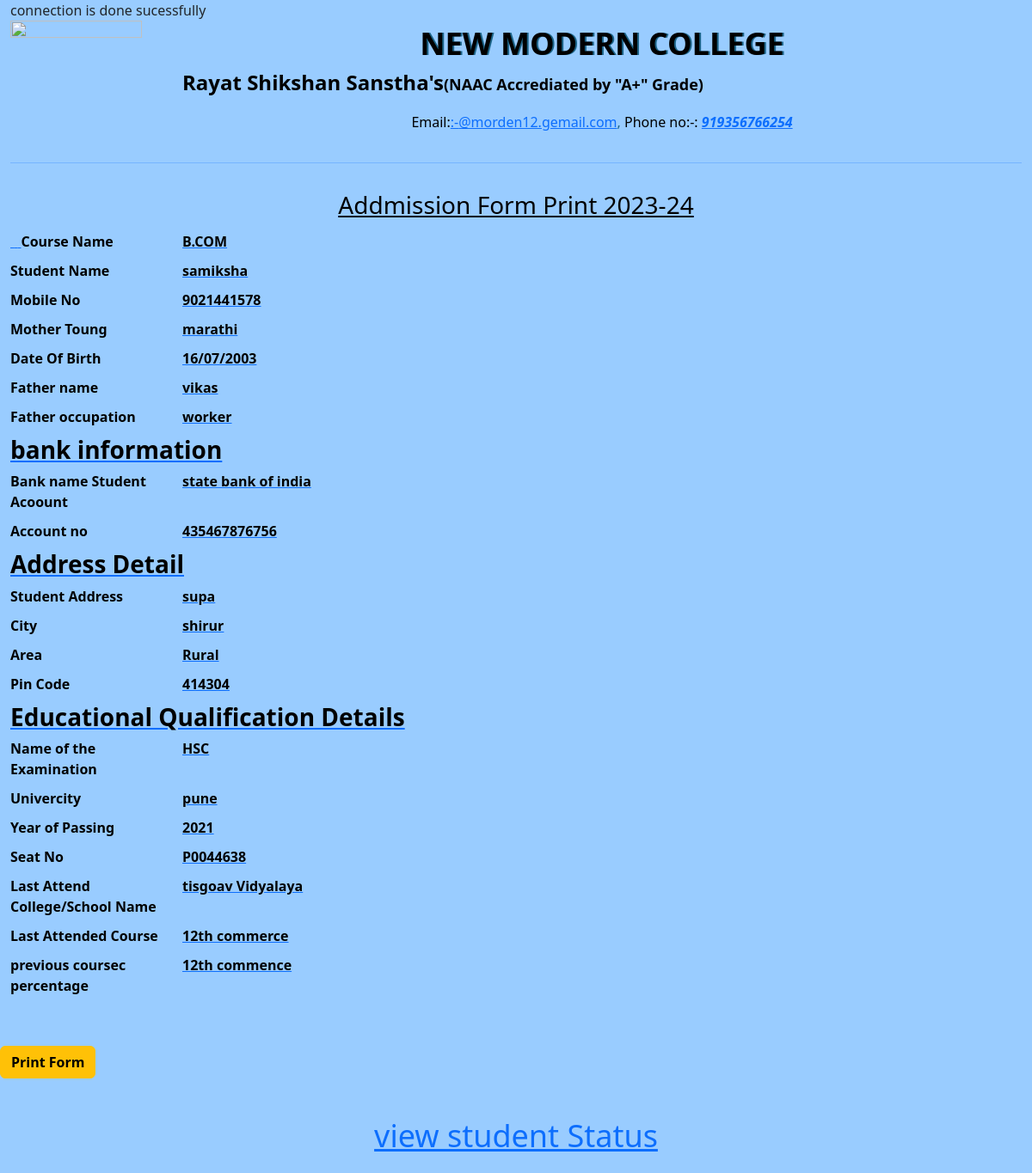
/addmissionview.php, run on the app's committed database.
### tables this page shows
CREATE TABLE `addmission` (
  `admid` int(11) NOT NULL,
  `acadamic` text NOT NULL,
  `course` text NOT NULL,
  `name` text NOT NULL,
  `fname` text NOT NULL,
  `surname` text NOT NULL,
  `mno` text NOT NULL,
  `cast` text NOT NULL,
  `religion` text NOT NULL,
  `category` text NOT NULL,
  `nationality` text NOT NULL,
  `collagea` text NOT NULL,
  `mothert` text NOT NULL,
  `placebirth` text NOT NULL,
  `datebirth` text NOT NULL,
  `bankpassbook` text NOT NULL,
  `bankname` text NOT NULL,
  `branch` text NOT NULL,
  `accountno` text NOT NULL,
  `ifscode` text NOT NULL,
  `fathern` text NOT NULL,
  `mothern` text NOT NULL,
  `annualincome` text NOT NULL,
  `foccupation` text NOT NULL,
  `moccupation` text NOT NULL,
  `fno` text NOT NULL,
  `mno1` text NOT NULL,
  `localgurdain` text NOT NULL,
  `gurdainadd` text NOT NULL,
  `gurdainrelationship` text NOT NULL,
  `gurdaino` text NOT NULL,
  `peraddress` text NOT NULL,
  `percountry` text NOT NULL,
  `perstate` text NOT NULL,
  `percity` text NOT NULL,
  `perarea` text NOT NULL,
  `perpincode` text NOT NULL,
  `address` text NOT NULL,
  `examname` text NOT NULL,
  `university` text NOT NULL,
  `institutename1` text NOT NULL,
  `month` text NOT NULL,
  `year` text NOT NULL,
  `precentage` text NOT NULL,
  `seatno` text NOT NULL,
  `marksystem` text NOT NULL,
  `prevcourse` text NOT NULL,
  `precoursename` text NOT NULL,
  `institutename` text NOT NULL,
  `university1` text NOT NULL,
  `passingmonth` text NOT NULL,
  `passingyear` text NOT NULL,
  `seatno1` text NOT NULL,
  `residance` text NOT NULL,
  `attempt` text NOT NULL,
  `marksystem1` text NOT NULL,
  `udias` text NOT NULL,
  `eligibility` text NOT NULL,
  `prnno` text NOT NULL,
  `status` text NOT NULL
);

### addmissionview.php (the view, shortened to what this page needs)
<!DOCTYPE html>
<html>
<head>
 <link href="https://cdn.jsdelivr.net/npm/bootstrap@5.2.0/dist/css/bootstrap.min.css" rel="stylesheet">
<link rel="stylesheet" type="text/css" href="style.css">
<meta http-equiv="Content-Type" content="text/html; charset=utf-8"></head>
<body>
<div class="container-fluid">
<?php
include('../database/dbcon.php');
         $sql="SELECT * from addmission WHERE name='samiksha'";
          $query= $con->query($sql);
			$row = $query->fetch_assoc()
    	 ?>
         <div class="row">
          <div class="col-2">
              <td width="152" height="153"><img src="../image/41.png" width="153" height="149"  class="img-fluid">          </div>
           <div class="col">
              <div class="main-heading"><span class="style19">NEW MODERN COLLEGE</span></div>
     <p class="sub-heading"><span class="style21">Rayat Shikshan Sanstha's<span class="style10">(NAAC Accrediated by &quot;A+&quot; Grade)</span></span></p>
         <p class="email"> <span class="style22">Email:<a href=" mailto:@morden12.gemail.com">:-</a></span><a href=" mailto:@morden12.gemail.com">@morden12.gemail.com</a>, <span class="style22">Phone no:-:</span> <span class="style8"><a href="tel:+919356766254">919356766254</a></span><a href="tel:+919356766254"></p>
          </div>
          <div class="col-sm-12">
            <hr class="hrcls">
          </div>
      </div>
      <div class="row">
  <div class="col-sm-2">  </div>
  <div class="col-sm-8" style="text-align: center;padding-bottom: 5px;">
   <h3 class="style22"> <u>Addmission Form Print 2023-24</u></h3>
  </div>
  <div class="col-sm-2">  </div>
  </div>
<div class="row">
    <div class="col-6">
      <div class="form-group row">
   <div class="col-4"> <span class="style23">
     </span>
     <label class="lable"><div align="center">
       <div align="left" class="style22 style22">
         <div align="left"><span class="style28 style22">Course Name</span></div>
       </div>
     </div>
       </label>
     </span></div>
   </div>
     <div class="col-8 style22 style29">
       <div align="left"><?php echo $row['course']; ?> </div>
     </div>
    </div>
      <div class="form-group row style22 style30">
   <div class="col-4">
      <label class="lable">
      <div align="left">Student Name
        </label>
      </div>
   </div>
     <div class="col-8">
       <div align="left"><?php echo $row['name']; ?>    </div>
     </div>
    </div>
    <div class="form-group row style22 style31">
   <div class="col-4">
      <label class="lable">
      <div align="left">Mobile No
        </label>
      </div>
   </div>
     <div class="col-8">
       <div align="left"><?php echo $row['mno']; ?>    </div>
     </div>
    </div>
    <div class="form-group row style22 style32">
   <div class="col-4">
      <label class="lable">
      <div align="left">Mother Toung
        </label>
      </div>
   </div>
     <div class="col-8">
       <div align="left"><?php echo $row['mothert']; ?>    </div>
     </div>
    <div class="form-group row style22 style33">
   <div class="col-4">
      <label class="lable">
      <div align="left">Date Of Birth
        </label>
      </div>
   </div>
     <div class="col-8">
       <div align="left"><?php echo $row['datebirth']; ?>    </div>
     </div>
	<div class="form-group row style22 style34">
   <div class="col-4">
      <label class="lable">
      <div align="left">Father name</div>
      </label>
    </div>
     <div class="col-8">
       <div align="left"><?php echo $row['fathern']; ?>    </div>
     </div>
    </div>
	<div class="form-group row style22 style35">
   <div class="col-4">
      <label class="lable">
      <div align="left">Father occupation</div>
      </label>
    </div>
     <div class="col-8">
       <div align="left"><?php echo $row['foccupation']; ?>    </div>
     </div>
    </div>
		<h3 align="left" class="style28">bank information</h3>
    <div class="form-group row style22 style36">
   <div class="col-4">
      <label class="lable">
      <div align="left">Bank name Student Acoount
        </label>
      </div>
   </div>
     <div class="col-8">
       <div align="left"><?php echo $row['bankpassbook']; ?>    </div>
     </div>
    <div class="form-group row style22 style37">
   <div class="col-4">
      <label class="lable">
      <div align="left">Account no
        </label>
      </div>
   </div>
     <div class="col-8">
       <div align="left"><?php echo $row['accountno']; ?>    </div>
     </div>
	<h3 align="left" class="style28">Address Detail</h3>
<div class="form-group row style22 style38">
   <div class="col-4">
      <label class="lable">
      <div align="left">Student Address
        </label>
      </div>
   </div>
     <div class="col-8" required>
       <div align="left"><?php echo $row['gurdainadd']; ?>    </div>
     </div>
<div class="form-group row style22 style39">
   <div class="col-4">
      <label class="lable">
      <div align="left">City
        </label>
      </div>
   </div>
     <div class="col-8">
            <div align="left"><?php echo $row['percity']; ?>    </div>
     </div>
	<div class="form-group row style22 style40">
   <div class="col-4">
      <label class="lable">
      <div align="left">Area</div>
      </label>
    </div>
     <div class="col-8">
       <div align="left"><?php echo $row['perarea']; ?>    </div>
     </div>
    </div>
	<div class="form-group row style22 style41">
   <div class="col-4">
      <label class="lable">
      <div align="left">Pin Code</div>
      </label>
    </div>
     <div class="col-8">
       <div align="left"><?php echo $row['perpincode']; ?>    </div>
     </div>
    </div>
	<h3 align="left" class="style28">Educational Qualification Details</h3>
	<div class="form-group row style22 style42">
   <div class="col-4">
   <label class="lable">
   <div align="left">Name of the Examination</div>
   </label>
    </div>
     <div class="col-8">
       <div align="left"><?php echo $row['examname']; ?>    </div>
     </div>
    </div>
	<div class="form-group row style22 style43">
   <div class="col-4">
   <label class="lable">
   <div align="left">Univercity</div>
   </label>
    </div>
     <div class="col-8">
       <div align="left"><?php echo $row['university']; ?>    </div>
     </div>
    </div>
	<div class="form-group row style22 style44">
   <div class="col-4">
   <label class="lable">
   <div align="left">Year of Passing</div>
   </label>
    </div>
     <div class="col-8">
       <div align="left"><?php echo $row['year']; ?>    </div>
     </div>
    </div>
	<div class="form-group row style22 style45">
   <div class="col-4">
   <label class="lable">
   <div align="left">Seat No</div>
   </label>
    </div>
     <div class="col-8">
       <div align="left"><?php echo $row['seatno']; ?>    </div>
     </div>
    </div>
	<div class="form-group row style22 style46">
   <div class="col-4">
      <label class="lable">
      <div align="left">Last Attend College/School Name</div>
      </label>
    </div>
     <div class="col-8">
       <div align="left"><?php echo $row['institutename']; ?>    </div>
     </div>
    </div>
	<div class="form-group row style22 style47">
   <div class="col-4">
      <label class="lable">
      <div align="left">Last Attended Course</div>
      </label>
    </div>
     <div class="col-8">
       <div align="left"><?php echo $row['precoursename']; ?>    </div>
     </div>
    </div>
	<div class="form-group row style22 style47">
   <div class="col-4">
      <label class="lable">
      <div align="left">previous coursec percentage</div>
      </label>
    </div>
     <div class="col-8">
       <div align="left"><?php echo $row['precentage']; ?>    </div>
     </div>
    </div>
	<div class="form-group row style22 style48">
   <div class="col-4">
      </div>
     <div class="col-8"></div>
    </div>
<div align="left">
  <button type="button" class="btn btn-warning style22 style53" id="printbtn" onClick="window.print()">Print Form</button>
  <p class="style22"><strong><br>
</div>
  <p align="center" class="style54"><a href="status.php">view student Status </a></p>
</body>
</html>

### style.css (style rules this page uses)
label { display: inline-block; max-width: 100% !important; margin-bottom: 10px !important; font-weight: bold !important; }
.main-heading { font-size:35px !important;color:#1D6589 !important; text-shadow: 2px 0 #1D6589 !important; font-weight:bold !important; text-align:center; }
.sub-heading { font-weight:bold !important;color:#1D6589 !important; }
.email { color:#1D6589 !important;text-align: center !important; }
.main-heading { font-size:30px !important; }

### addmissionview.php (style rules this page uses)
.style19 { font-size: 36px; font-weight: bold; color: #000000; }
.style10 { font-size: 18px }
.style21 { font-size: 24px; font-weight: bold; color: #000000; }
.style22 { color: #000000 }
.style8 { color: #FFFFFF; font-weight: bold; font-style: italic; }
.style23 { color: #FF0000 }
body { background-color: #99CCFF; }
.style28 { color: #000000; font-weight: bold; }
.style29 { font-weight: bold }
.style30 { font-weight: bold }
.style31 { font-weight: bold }
.style32 { font-weight: bold }
.style33 { font-weight: bold }
.style34 { font-weight: bold }
.style35 { font-weight: bold }
.style36 { font-weight: bold }
.style37 { font-weight: bold }
.style38 { font-weight: bold }
.style39 { font-weight: bold }
.style40 { font-weight: bold }
.style41 { font-weight: bold }
.style42 { font-weight: bold }
.style43 { font-weight: bold }
.style44 { font-weight: bold }
.style45 { font-weight: bold }
.style46 { font-weight: bold }
.style47 { font-weight: bold }
.style48 { font-weight: bold }
.style53 { font-weight: bold }
.style54 { color: #660066; font-size: 36px; }

### data on the page
addmission: course "B.COM", name "samiksha", mno "9021441578", mothert "marathi", datebirth "16/07/2003", fathern "vikas", foccupation "worker", bankpassbook "state bank of india", accountno "435467876756", gurdainadd "supa", percity "shirur", perarea "Rural", perpincode "414304", examname "HSC", university "pune", year "2021", seatno "P0044638", institutename "tisgoav Vidyalaya", precoursename "12th commerce", precentage "12th commence"
